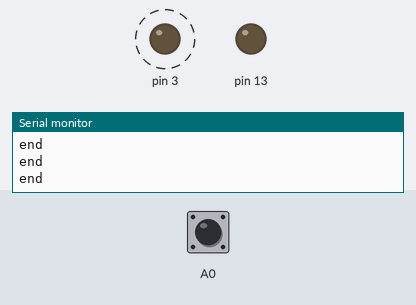
This sketch was run on a simulated Arduino Uno, built with avr-gcc and run on an emulated ATmega328P. On the bench: output pins drawn as LEDs (lit = HIGH), the last lines printed to the serial monitor. Dashed ring = blinking. The test bench sets the inputs (shaded band); at power-on: A0 LOW.

Above: at 1.26 s.
1.3 s: A0 driven HIGH
At 1.51 s:
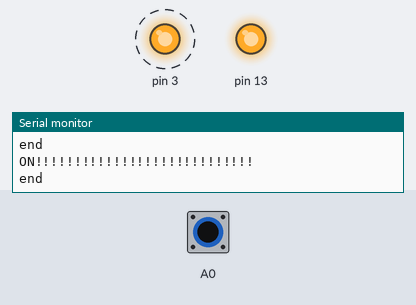
4.3 s: A0 pulsed LOW 2 times (0.12 s each, 0.3 s apart)
7.9 s: A0 pulsed LOW 5 times (0.12 s each, 0.3 s apart)
Timing chart, 0 to 18.4 s (numbered marks = the images above; inputs shaded):
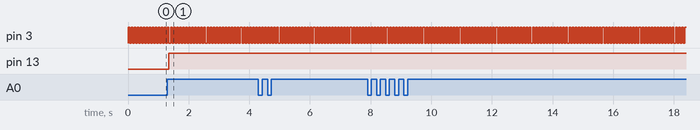

The sketch:

IRTest.ino
```cpp
void setup() {
  pinMode(3, OUTPUT);
  pinMode(A0, INPUT);
  pinMode(13, OUTPUT);
  digitalWrite(13, LOW);
  Serial.begin(9600);
}

void loop() {
  digitalWrite(3, HIGH);
  delay(50);
  if(digitalRead(A0) == HIGH){
    digitalWrite(13, HIGH);
    Serial.println("ON!!!!!!!!!!!!!!!!!!!!!!!!!!!!");
  }
  digitalWrite(3, LOW);
  delay(50);
  Serial.println("end");
}
```

Measured:
- after the input at 1.3 s, pin 13: LOW → HIGH after 0.05 s
- by itself, pin 3: alternates HIGH for 0.05 s and LOW for 0.05 s
